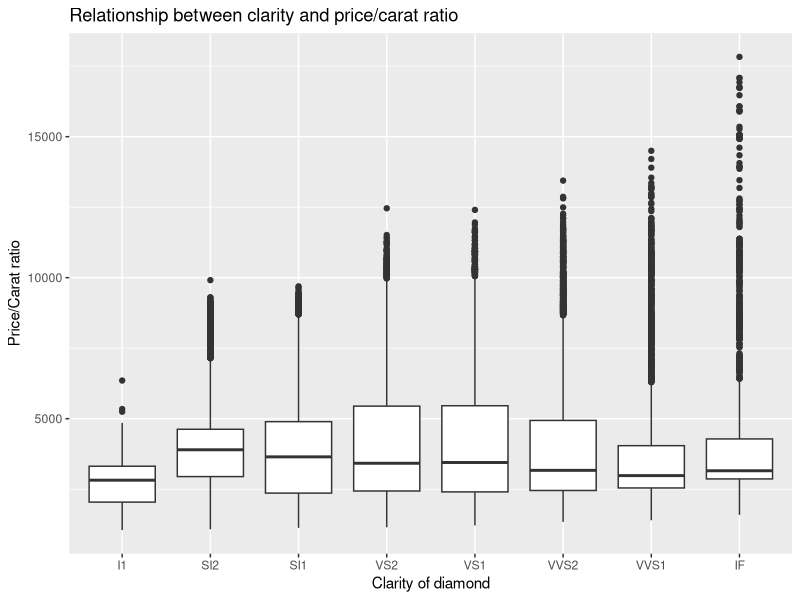
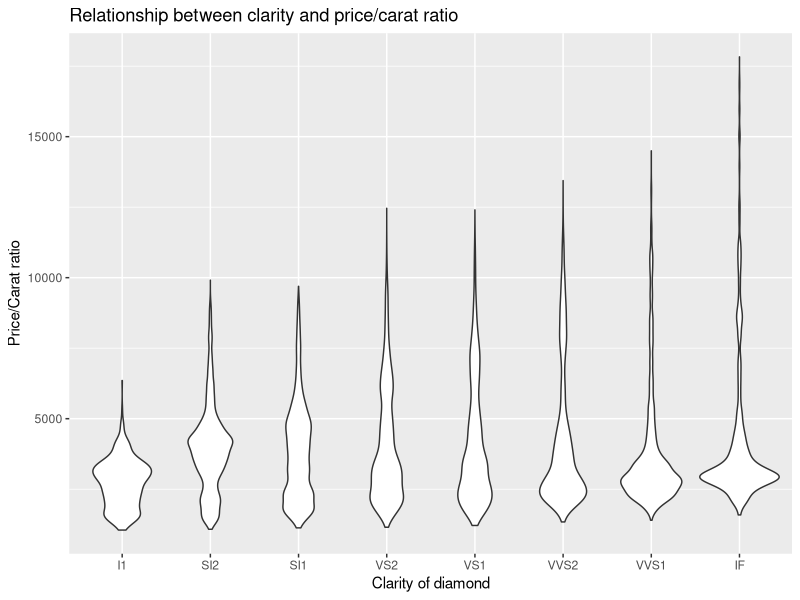
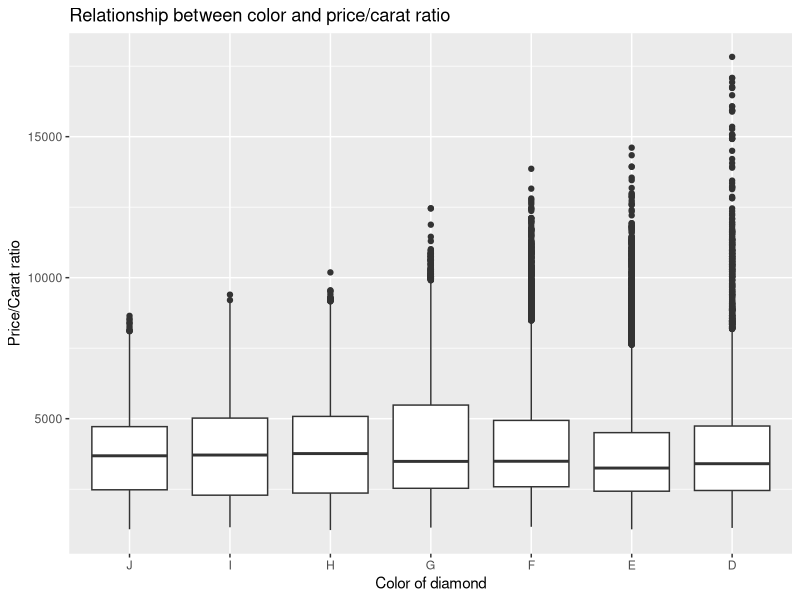
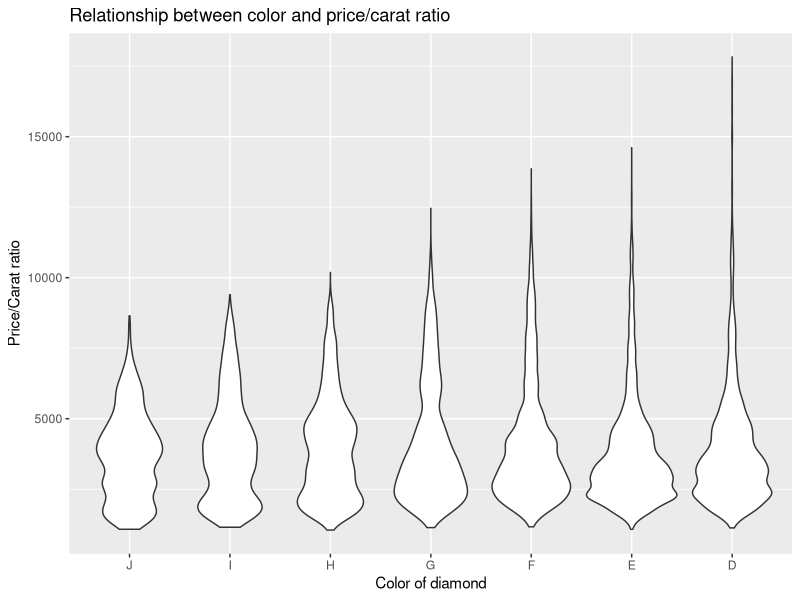
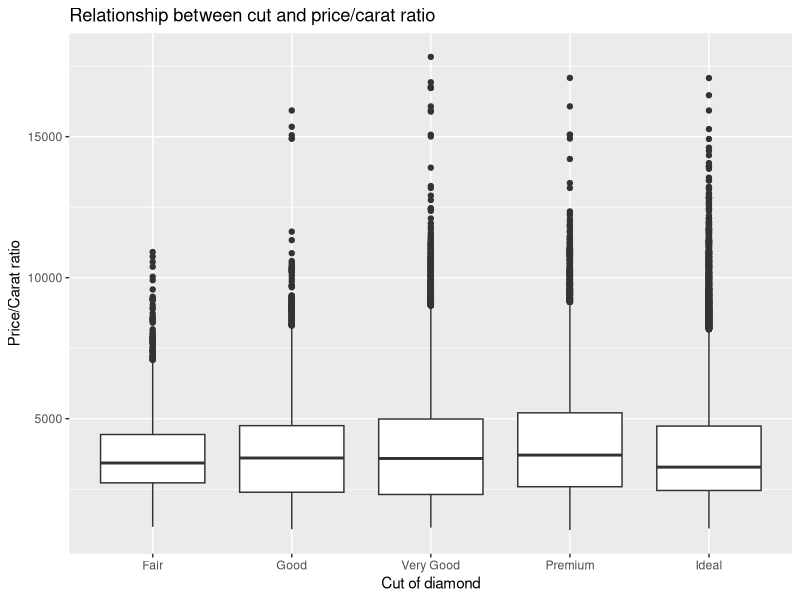
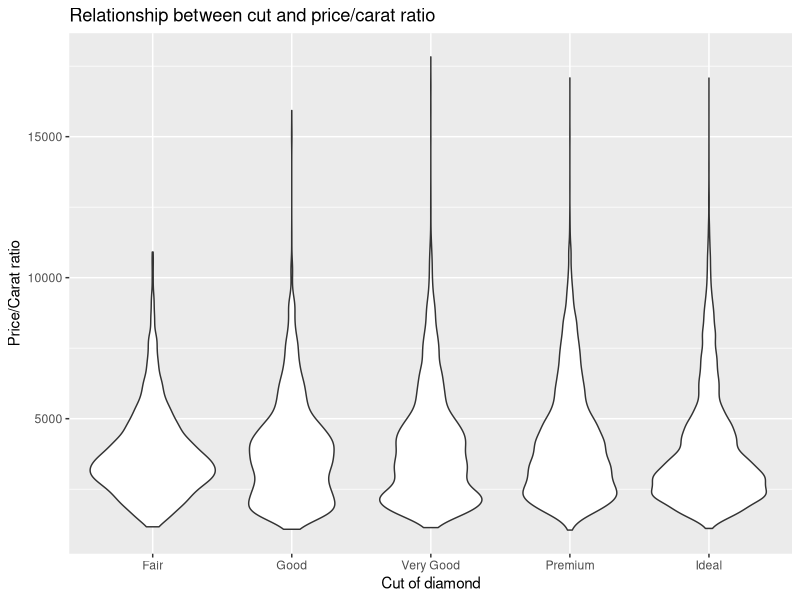
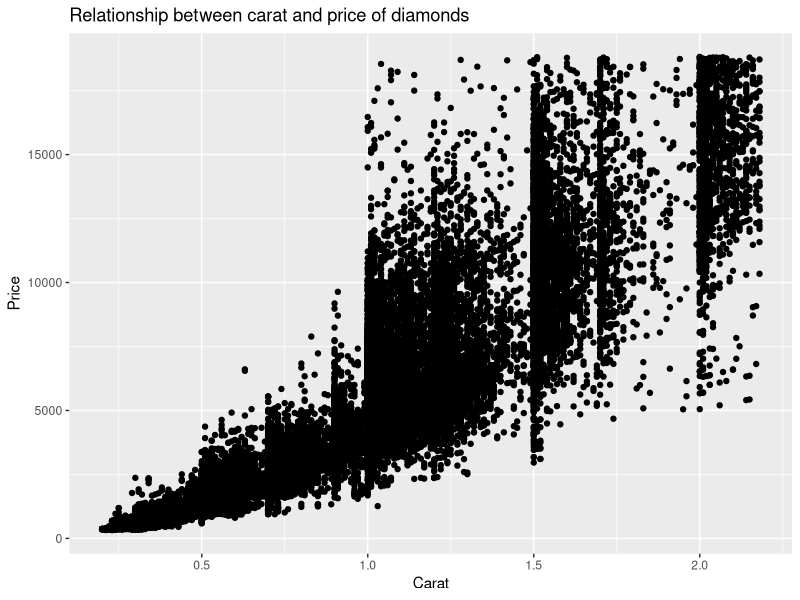
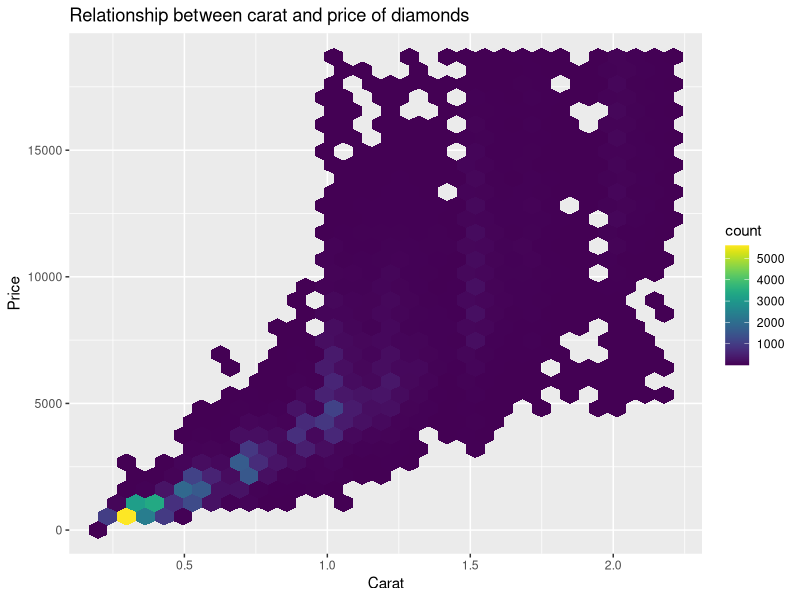

Write the R code that produced these figures, in order.
## ---- chunk 1
# knitr options
knitr::opts_chunk$set(echo = TRUE)
## ---- chunk 2
# Libraries
library(tidyverse)

#===============================================================================
# Prepare subset of diamonds
df <- 
  diamonds %>% 
  # Remove diamonds with impossible values
  filter(x != 0, y != 0, z != 0) %>% 
  # Remove outliers
  filter(y < 20, z < 10) %>% 
  # Remove diamonds above 0.99 quantile for carat
  filter(carat <= quantile(.$carat, probs = 0.99)) %>% 
  # Reorder levels of color to increase in quality
  mutate(color = fct_rev(color))
## ---- chunk 3
df <-
  df %>%
  mutate(ratio = price/carat)
## ---- chunk 4
df %>%
  ggplot(mapping = aes(x = clarity, y = ratio)) +
  geom_boxplot() + 
  labs(title = "Relationship between clarity and price/carat ratio",
       x = "Clarity of diamond",
       y = "Price/Carat ratio"
  )

## ---- chunk 5
df %>%
  ggplot(mapping = aes(x = clarity, y = ratio)) +
  geom_violin() +
  labs(title = "Relationship between clarity and price/carat ratio",
       x = "Clarity of diamond",
       y = "Price/Carat ratio"
  )
## ---- chunk 6
df %>%
  ggplot(mapping = aes(x = color, y = ratio)) +
  geom_boxplot() +
  labs(title = "Relationship between color and price/carat ratio",
       x = "Color of diamond",
       y = "Price/Carat ratio"
  )
## ---- chunk 7
df %>%
  ggplot(mapping = aes(x = color, y = ratio)) +
  geom_violin() +
  labs(title = "Relationship between color and price/carat ratio",
       x = "Color of diamond",
       y = "Price/Carat ratio"
  )
## ---- chunk 8
df %>%
  ggplot(mapping = aes(x = cut, y = ratio)) +
  geom_boxplot() + 
  labs(title = "Relationship between cut and price/carat ratio",
       x = "Cut of diamond",
       y = "Price/Carat ratio"
  )
## ---- chunk 9
df %>%
  ggplot(mapping = aes(x = cut, y = ratio)) +
  geom_violin() +
  labs(title = "Relationship between cut and price/carat ratio",
       x = "Cut of diamond",
       y = "Price/Carat ratio"
  )
## ---- chunk 10
df %>%
  ggplot(mapping = aes(x = carat, y = price)) +
  geom_point() +
  labs(title = "Relationship between carat and price of diamonds",
       x = "Carat",
       y = "Price")
## ---- chunk 11
df %>%
  ggplot(mapping = aes(x = carat, y = price)) +
  geom_hex() +
  viridis::scale_fill_viridis() +
  labs(title = "Relationship between carat and price of diamonds",
       x = "Carat",
       y = "Price"
  )
## ---- chunk 12
df %>%
  ggplot(mapping = aes(x = log(carat), y = log(price))) +
  geom_hex() +
  viridis::scale_fill_viridis() +
  labs(title = "Relationship between carat and price of diamonds",
       x = "Carat (log transformed)",
       y = "Price (log transformed)"
  )
## ---- chunk 13
df %>%
  ggplot(mapping = aes(x = carat, y = price)) +
  geom_hex() + 
  viridis::scale_fill_viridis() +
  geom_smooth(mapping = aes(color = clarity)) + 
  scale_x_log10(breaks = c(0.25, 0.5, 1, 2)) + 
  scale_y_log10() +
  labs(title = "Relationship between carat and price of diamonds",
       x = "Carat (log transformed)",
       y = "Price (log transformed)"
  )
## ---- chunk 14
df %>%
  ggplot(mapping = aes(x = carat, y = price)) +
  geom_hex() + 
  viridis::scale_fill_viridis() +
  geom_smooth(mapping = aes(color = color)) + 
  scale_x_log10(breaks = c(0.25, 0.5, 1, 2)) + 
  scale_y_log10() +
  labs(title = "Relationship between carat and price of diamonds",
       x = "Carat (log transformed)",
       y = "Price (log transformed)"
  )
## ---- chunk 15
df %>%
  ggplot(mapping = aes(x = carat, y = price)) +
  geom_hex() + 
  viridis::scale_fill_viridis() +
  geom_smooth(mapping = aes(color = cut)) + 
  scale_x_log10(breaks = c(0.25, 0.5, 1, 2)) + 
  scale_y_log10() +
  labs(title = "Relationship between carat and price of diamonds",
       x = "Carat (log transformed)",
       y = "Price (log transformed)"
  )
## ---- chunk 16
summary(lm(log(price) ~ log(carat), data = diamonds))
